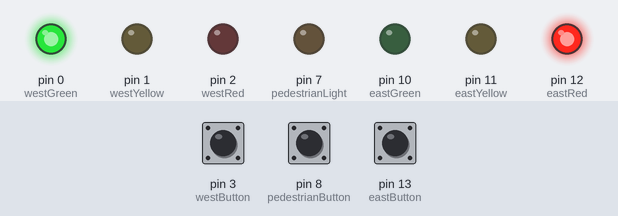
The sketch below on a simulated Arduino Uno, built with avr-gcc and run on an emulated ATmega328P. Parts: output pins drawn as LEDs (lit = HIGH). Dashed ring = blinking. Inputs (shaded band) come from the test bench; at power-on: pin 8 (pedestrianButton) LOW, pin 3 (westButton) LOW, pin 13 (eastButton) LOW.

Above: at 1.2 s.
1.3 s: pin 8 (pedestrianButton) pulled HIGH for 0.15 s
At 5.5 s:
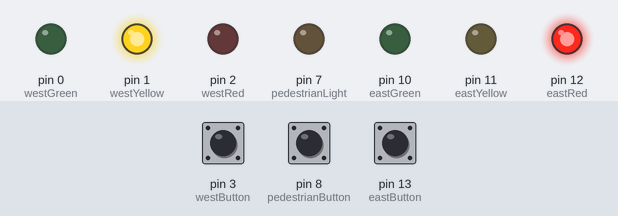
At 7.1 s:
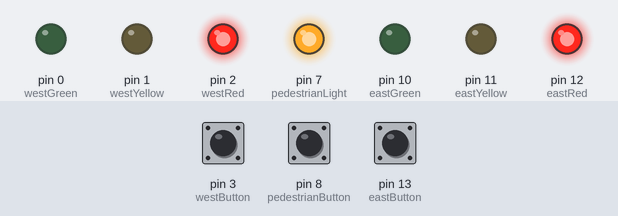
13.4 s: pin 3 (westButton) pulled HIGH for 1 s
At 22.2 s:
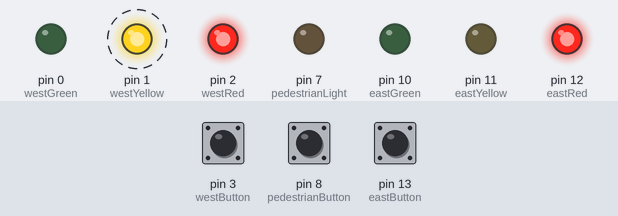
Timing chart, 0 to 23.4 s (numbered marks = the images above; inputs shaded):
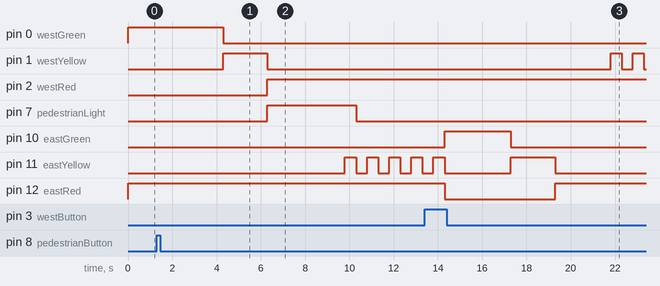

The sketch:

traffic.ino
```cpp
// Project 5 - Controlling Traffic

// define the pins that the buttons and lights are connected to:
 #define westButton 3
#define eastButton 13
#define westRed 2
#define westYellow 1
#define westGreen 0
#define eastRed 12
#define eastYellow 11
#define eastGreen 10
#define pedestrianButton 8
#define pedestrianLight 7

#define yellowBlinkTime 500 // 0.5 seconds for yellow light blink

boolean trafficWest = true; // west = true, east = false
 int flowTime = 3000;       // amount of time to let traffic flow
 int changeDelay = 2000;     // amount of time between color changes

void setup()
{
   // set up the digital I/O pins
   pinMode(westButton, INPUT);
   pinMode(eastButton, INPUT);
   pinMode(westRed, OUTPUT);
   pinMode(westYellow, OUTPUT);
   pinMode(westGreen, OUTPUT);
   pinMode(eastRed, OUTPUT);
   pinMode(eastYellow, OUTPUT);
   pinMode(eastGreen, OUTPUT);
   pinMode(pedestrianLight, OUTPUT);
   // set initial state for lights - west side is green first
   digitalWrite(westRed, LOW);
   digitalWrite(westYellow, LOW);
   digitalWrite(westGreen, HIGH);
   digitalWrite(eastRed, HIGH);
   digitalWrite(eastYellow, LOW);
   digitalWrite(eastGreen, LOW);
   digitalWrite(pedestrianLight, LOW);
}

void loop()
{
   if ( digitalRead(westButton) == HIGH ) // request west>east traffic flow
   {
      if ( trafficWest != true )
      // only continue if traffic flowing in the opposite (east) direction
      {
         trafficWest = true; // change traffic flow flag to west>east
         delay(flowTime);    // give time for traffic to flow
         digitalWrite(eastGreen, LOW); // change east-facing lights from green
                                       // to yellow to red
         digitalWrite(eastYellow, HIGH);
         delay(changeDelay);
         digitalWrite(eastYellow, LOW);
         digitalWrite(eastRed, HIGH);
         delay(changeDelay);
         for ( int a = 0; a < 5; a++ ) // blink yellow light
         {
             digitalWrite(westYellow, LOW);
             delay(yellowBlinkTime);
             digitalWrite(westYellow, HIGH);
             delay(yellowBlinkTime);
        }
       digitalWrite(westYellow, LOW);
       digitalWrite(westRed, LOW); // change west-facing lights from red
                                   // to green
       digitalWrite(westGreen, HIGH);
       }
   }
   if ( digitalRead(eastButton) == HIGH ) // request east>west traffic flow
   {
   if ( trafficWest == true )
   // only continue if traffic flow is in the opposite (west) direction
   {
      trafficWest = false; // change traffic flow flag to east>west
      delay(flowTime);     // give time for traffic to flow
      digitalWrite(westGreen, LOW);
      // change west-facing lights from green to yellow to red
      digitalWrite(westYellow, HIGH);
      delay(changeDelay);
      digitalWrite(westYellow, LOW);
      digitalWrite(westRed, HIGH);
      delay(changeDelay);
      for ( int a = 0 ; a < 5 ; a++ ) // blink yellow light
      {
         digitalWrite(eastYellow, HIGH);
         delay(yellowBlinkTime);
         digitalWrite(eastYellow, LOW);
         delay(yellowBlinkTime);
      }
      digitalWrite(eastYellow, LOW);
      digitalWrite(eastRed, LOW); // change east-facing lights from red
                                  // to green
      digitalWrite(eastGreen, HIGH);
      }
   }
   if (digitalRead(pedestrianButton) == HIGH){
         if ( trafficWest != true )
      // only continue if traffic flowing in the opposite (east) direction
      {
         trafficWest = true; // change traffic flow flag to west>east
         delay(flowTime);    // give time for traffic to flow
         digitalWrite(eastGreen, LOW); // change east-facing lights from green
                                       // to yellow to red
         digitalWrite(eastYellow, HIGH);
         delay(changeDelay);
         digitalWrite(eastYellow, LOW);
         digitalWrite(eastRed, HIGH);
         digitalWrite(pedestrianLight, HIGH);
         for ( int a = 0; a < 5; a++ ) // blink yellow light
         {
             digitalWrite(westYellow, LOW);
             delay(yellowBlinkTime);
             digitalWrite(westYellow, HIGH);
             delay(yellowBlinkTime);
             digitalWrite(pedestrianLight, LOW);
        }
       digitalWrite(westYellow, LOW);
       digitalWrite(westRed, LOW); // change west-facing lights from red
                                   // to green
       digitalWrite(westGreen, HIGH);
       }

  //else (digitalRead(pedestrianButton) == HIGH) ;
  else {
   // only continue if traffic flow is in the opposite (west) direction
   {
      trafficWest = false; // change traffic flow flag to east>west
      delay(flowTime);     // give time for traffic to flow
      digitalWrite(westGreen, LOW);
      // change west-facing lights from green to yellow to red
      digitalWrite(westYellow, HIGH);
      delay(changeDelay);
      digitalWrite(westYellow, LOW);
      digitalWrite(westRed, HIGH);
      digitalWrite(pedestrianLight, HIGH);
      delay(flowTime);
      for ( int a = 0 ; a < 5 ; a++ ) // blink yellow light
      {
         digitalWrite(eastYellow, LOW);
         delay(yellowBlinkTime);
         digitalWrite(eastYellow, HIGH);
         delay(yellowBlinkTime);
         digitalWrite(pedestrianLight, LOW);
      }
      digitalWrite(eastYellow, LOW);
      digitalWrite(eastRed, LOW); // change east-facing lights from red
                                  // to green
      digitalWrite(eastGreen, HIGH);
}}}}
```

Measured:
- after the input at 1.3 s, pin 0 (westGreen): HIGH → LOW after 3.0 s; pin 1 (westYellow): LOW → HIGH after 3.0 s, → LOW 2.0 s later; pin 2 (westRed): LOW → HIGH after 5.0 s; pin 7 (pedestrianLight): LOW → HIGH after 5.0 s, → LOW 4.0 s later; pin 11 (eastYellow): alternates HIGH for 0.50 s and LOW for 0.50 s, starting after 8.5 s
- after the input at 13.4 s, pin 1 (westYellow): alternates HIGH for 0.50 s and LOW for 0.50 s, starting after 8.4 s
